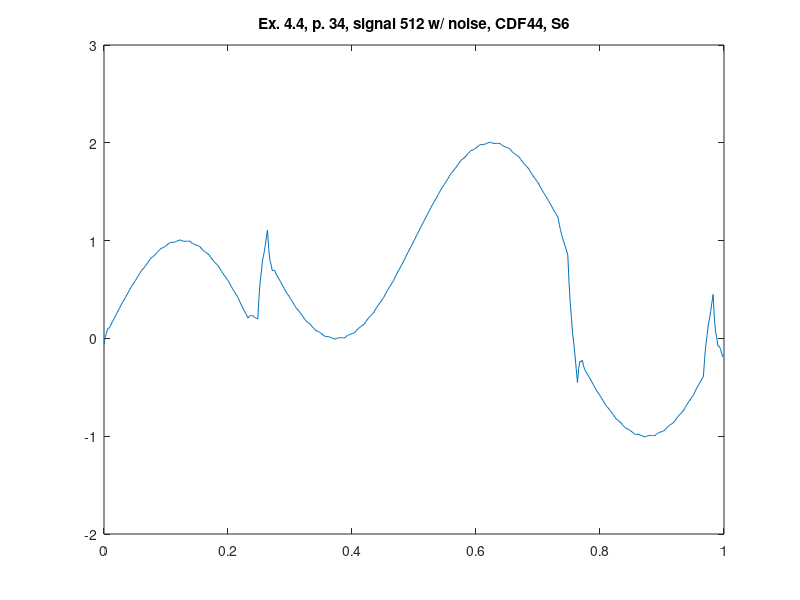

The MATLAB source for this figure:
%% ========================================================================
%% Programmatic octave notes on "Ripples in Mathematics" by A. Jensen
%% and A. la Cour-Harbo written with a deep gratitude to the authors for
%% this wonderful text. 
%% 
%% Reconstruction of graphs in ex 4.4, p.34, CDF44, 3 scales, S6.
%%
%% Author: Vladimir Kulyukin
%% 
%% NB: I have tested this code in Octave 4.
%% =========================================================================
t = (1.0/512)*[0:511];

%%y_ex_4_3_chirp_512_p33 = arrayfun(@(x) sin(x*x), t);

y_ex_4_4_512_with_noise_cdf44_s6_p34 = [
-0.06522438950103666
0.01513460379782931
0.05144105037445792
0.09955134126984432
0.10360908544299337
0.11947067393490018
0.14713610674556482
0.17163870900343559
0.1948083624533225
0.21833517845986067
0.2422191570230502
0.26600743416761824
0.2901528738688378
0.3142026121514358
0.33815664901541254
0.3621363289972233
0.3824340561643048
0.4037183596146625
0.42598923934829636
0.4479957667635546
0.47098887046208937
0.4937176218422483
0.5161820209040319
0.5387172529560412
0.5553630235683829
0.5735868706173375
0.5933887941029056
0.6127678732816884
0.6337250288970847
0.6542593402056958
0.6743708072075216
0.6945955749998746
0.7069497014278996
0.7214127598534111
0.7379847502764095
0.753991654073789
0.7721074898686554
0.7896582390379028
0.8066439015815317
0.8237809786301484
0.8313686987235018
0.8415151613012544
0.8542203663634065
0.8662399584432244
0.8808182930074422
0.8947110145893256
0.9079181231888749
0.9213089412333607
0.9238386631640979
0.9292786070274308
0.9376287728233592
0.9451991470026531
0.9556797431145434
0.9653805476097987
0.9743015604884202
0.9834315179009827
0.980806025873989
0.9813303970309891
0.9850046313719834
0.9878348624165575
0.9938149566451266
0.9989510475772755
1.0032431352130047
1.0077613728504184
1.0000815630518987
0.9956702102130734
0.9945273143339435
0.9925086380519671
0.9937584187296862
0.9941324190045588
0.9936306388765852
0.9933635234003012
0.9809245266139257
0.9717469755949564
0.9658308703433938
0.9590408633322964
0.9555123020886058
0.9511098390853807
0.9458334743226211
0.9407912708305928
0.9240711107269919
0.9104800496667075
0.9000180876497397
0.8887176860710782
0.8805463835357332
0.8715366414386946
0.8616884597799621
0.8520649373246879
0.8317061602798691
0.8142238860328612
0.7996181145836644
0.784241586532768
0.771741561279683
0.7584707794248984
0.7444292409684146
0.7305942261209168
0.7073792085193792
0.6866775550807881
0.6684892658051438
0.6496275226317525
0.6332791436213081
0.6162573107131167
0.5985620239071785
0.581047188529281
0.5558680704783197
0.5327425907801696
0.5116707494348309
0.4900486373513106
0.47048016362060197
0.45036141915171174
0.42969240394464014
0.40917083333748266
0.37957726547318404
0.3524145319476737
0.32768263276095166
0.3022993934762175
0.27934698853027173
0.25574324348631366
0.23148815834434353
0.20740759925563368
0.22750671035514947
0.23576791450585682
0.2321912117077558
0.23178646651666274
0.21954381437676135
0.21047311984386788
0.20457438291798247
0.19782572251287342
0.4236811251239583
0.587210456893656
0.6884137178219667
0.8063171990996318
0.8618946095359101
0.9341722403215427
1.02315009145653
1.1076531320354857
0.9156295840975748
0.7977011122384916
0.7538677164582361
0.690180604879536
0.7005885693796642
0.6911428180813476
0.6618433509845865
0.6378636710027754
0.6175659438356943
0.5962816403853367
0.5740107606517028
0.5520042332364443
0.5290111295379099
0.5062823781577507
0.48381797909596724
0.46128274704395766
0.4446369764316165
0.4264131293826618
0.40661120589709376
0.38723212671831087
0.36627497110291474
0.3457406597943036
0.3256291927924776
0.3054044250001244
0.29305029857209974
0.2785872401465881
0.26201524972358986
0.2460083459262103
0.22789251013134393
0.21034176096209625
0.19335609841846738
0.17621902136985026
0.1686313012764972
0.15848483869874455
0.14577963363659246
0.13376004155677437
0.11918170699255681
0.10528898541067326
0.09208187681112379
0.07869105876663758
0.07616133683590118
0.07072139297256871
0.06237122717664019
0.05480085299734609
0.044320256885455975
0.0346194523902003
0.025698439511579074
0.016568482099016086
0.019193974126010246
0.01866960296901017
0.014995368628015867
0.012165137583441338
0.006185043354872583
0.0010489524227236058
-0.003243135213005593
-0.0077613728504196755
-8.156305189945326E-5
0.004329789786925646
0.00547268566605562
0.007491361948031784
0.006241581270312827
0.005867580995440059
0.006369361123413483
0.006636476599697265
0.019075473386073346
0.028253024405042713
0.03416912965660538
0.04095913666770257
0.044487697911393065
0.04889016091461807
0.054166525677377626
0.05920872916940574
0.07592888927300707
0.08951995033329166
0.09998191235025952
0.11128231392892107
0.11945361646426594
0.1284633585613045
0.13831154022003678
0.1479350626753109
0.1682938397201299
0.18577611396713783
0.20038188541633473
0.2157584134672309
0.22825843872031615
0.24152922057510062
0.2555707590315845
0.26940577387908193
0.29262079148061987
0.31332244491921085
0.3315107341948551
0.35037247736824617
0.3667208563786907
0.38374268928688193
0.4014379760928201
0.41895281147071733
0.444131929521679
0.4672574092198291
0.4883292505651679
0.509951362648688
0.5295198363793967
0.5496385808482867
0.5703075960553582
0.5908291666625154
0.6170047657768146
0.6416653725186425
0.6648109868879992
0.6883625422400987
0.7103991052197274
0.7328416091820986
0.7556900541272132
0.7784297275138268
0.8045958940969458
0.8298439345951902
0.8541738490085604
0.8787497745649224
0.9024075740364108
0.9263113846508906
0.9504612064083627
0.9745451096787406
0.9996962926230459
1.024561498840624
1.0491407283314753
1.0737965850553068
1.0981664650524119
1.1226129722824973
1.1471361067455632
1.171638709003434
1.1948083624533212
1.2183351784598595
1.2422191570230487
1.2660074341676166
1.2901528738688364
1.3142026121514343
1.3381566490154109
1.3621363289972215
1.3824340561643036
1.4037183596146612
1.4259892393482954
1.4479957667635535
1.4709888704620884
1.4937176218422472
1.5161820209040309
1.53871725295604
1.555363023568382
1.5735868706173366
1.5933887941029048
1.6127678732816872
1.633725028897084
1.6542593402056949
1.674370807207521
1.6945955749998733
1.706949701427899
1.7214127598534106
1.737984750276409
1.7539916540737883
1.772107489868655
1.7896582390379026
1.8066439015815312
1.823780978630148
1.8313686987235012
1.8415151613012537
1.8542203663634056
1.866239958443223
1.880818293007441
1.8947110145893244
1.9079181231888738
1.9213089412333593
1.9238386631640965
1.929278607027429
1.937628772823358
1.945199147002652
1.9556797431145425
1.9653805476097979
1.9743015604884193
1.9834315179009816
1.9808060258739881
1.981330397030988
1.9850046313719822
1.987834862416556
1.9938149566451253
1.9989510475772743
2.0032431352130033
2.007761372850417
2.0000815630518973
1.995670210213072
1.9945273143339421
1.9925086380519657
1.9937584187296853
1.9941324190045573
1.993630638876584
1.9933635234002998
1.9809245266139244
1.971746975594955
1.9658308703433929
1.959040863332295
1.9555123020886052
1.9511098390853796
1.9458334743226202
1.9407912708305919
1.9240711107269912
1.910480049666707
1.900018087649739
1.888717686071077
1.8805463835357326
1.871536641438694
1.8616884597799614
1.8520649373246867
1.8317061602798685
1.8142238860328608
1.7996181145836636
1.7842415865327672
1.7717415612796823
1.7584707794248973
1.7444292409684137
1.730594226120916
1.7073792085193786
1.686677555080787
1.668489265805143
1.6496275226317514
1.6332791436213072
1.6162573107131157
1.5985620239071776
1.58104718852928
1.555868070478319
1.532742590780169
1.5116707494348307
1.4900486373513104
1.470480163620602
1.4503614191517116
1.4296924039446401
1.4091708333374826
1.3864132029731837
1.3642547230150384
1.342695393463047
1.320975522043582
1.2998548010302708
1.2785735381494858
1.257131733401227
1.235732945716709
1.1633015014509562
1.10454421630376
1.0594610902751205
1.010713984353489
0.9756410375504145
0.9369041108543479
0.8945032042652895
0.8530840581296417
0.5769262896299474
0.36366654542509347
0.21330482551508034
0.04608963078975142
-0.05822753964073675
-0.17939818488654063
-0.31742230494766016
-0.4509305500423575
-0.30524630900422023
-0.23437146915821333
-0.23830603050433696
-0.22219547321477331
-0.28089431711734025
-0.31954804238421997
-0.3381566490154123
-0.36213632899722314
-0.3824340561643046
-0.40371835961466224
-0.42598923934829613
-0.44799576676355446
-0.4709888704620891
-0.493717621842248
-0.5161820209040315
-0.5387172529560409
-0.5553630235683825
-0.5735868706173372
-0.5933887941029051
-0.6127678732816878
-0.6337250288970843
-0.6542593402056952
-0.6743708072075213
-0.6945955749998742
-0.7069497014278993
-0.7214127598534108
-0.7379847502764093
-0.7539916540737889
-0.7721074898686553
-0.7896582390379028
-0.8066439015815319
-0.8237809786301487
-0.831368698723502
-0.8415151613012548
-0.8542203663634069
-0.8662399584432248
-0.8808182930074424
-0.8947110145893258
-0.9079181231888751
-0.921308941233361
-0.923838663164098
-0.9292786070274307
-0.9376287728233592
-0.9451991470026531
-0.9556797431145434
-0.9653805476097987
-0.9743015604884202
-0.9834315179009829
-0.980806025873989
-0.981330397030989
-0.9850046313719834
-0.9878348624165575
-0.9938149566451266
-0.9989510475772755
-1.0032431352130047
-1.0077613728504184
-1.0000815630518987
-0.9956702102130737
-0.9945273143339437
-0.9925086380519673
-0.9937584187296864
-0.9941324190045593
-0.9936306388765859
-0.9933635234003019
-0.9809245266139262
-0.9717469755949565
-0.9658308703433942
-0.9590408633322968
-0.9555123020886064
-0.9511098390853813
-0.9458334743226217
-0.9407912708305932
-0.9240711107269923
-0.9104800496667076
-0.9000180876497398
-0.888717686071078
-0.8805463835357331
-0.8715366414386944
-0.861688459779962
-0.8520649373246877
-0.8317061602798692
-0.8142238860328613
-0.7996181145836645
-0.7842415865327682
-0.7717415612796832
-0.7584707794248985
-0.7444292409684147
-0.7305942261209171
-0.7055650017225192
-0.6835352567331898
-0.6645049911529289
-0.6446710174872942
-0.6278365232307281
-0.6101983208887882
-0.5917564104614748
-0.5735298529665873
-0.5455441472335706
-0.520173397389776
-0.4974176034352039
-0.4739611341618716
-0.4531196207777619
-0.43157743207489196
-0.40933456805326185
-0.38727944941744985
-0.2058635908989432
-0.06714831393723081
0.028866381467687392
0.13632266321708786
0.2010783634096941
0.2772756499467826
0.36491452282835346
0.4494876318887892
0.21653238751198622
0.06865860901267548
0.00586629639085693
-0.07972352630369177
-0.08023188312074825
-0.10353775001053488
-0.14964112697305165
-0.18963592952213998
];

figure;
plot(t, y_ex_4_4_512_with_noise_cdf44_s6_p34);
xlim([0 1]);
title('Ex. 4.4, p. 34, signal 512 w/ noise, CDF44, S6');
